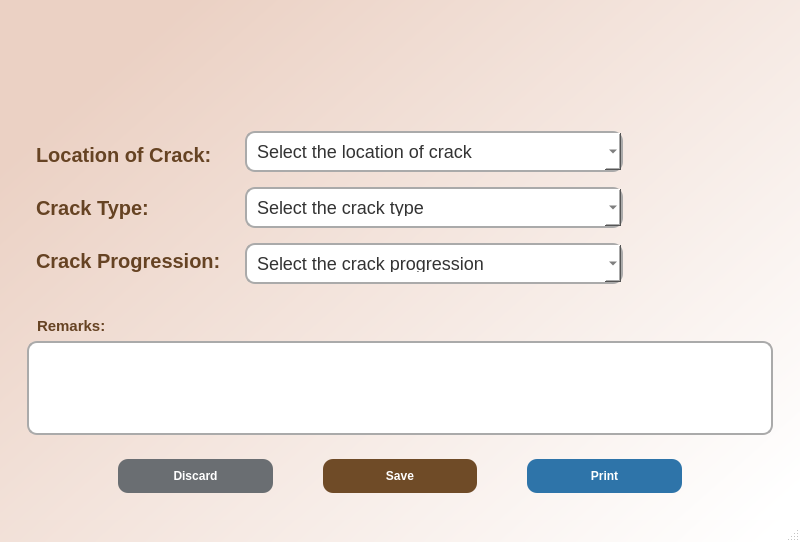
<?xml version="1.0" encoding="UTF-8"?>
<ui version="4.0">
 <class>MainWindow</class>
 <widget class="QMainWindow" name="MainWindow">
  <property name="geometry">
   <rect>
    <x>0</x>
    <y>0</y>
    <width>800</width>
    <height>542</height>
   </rect>
  </property>
  <property name="windowTitle">
   <string>MainWindow</string>
  </property>
  <property name="styleSheet">
   <string notr="true">#MainWindow{
background-color: qlineargradient(spread:pad, x1:0.045, y1:0.261, x2:0.988636, y2:0.955, stop:0 rgba(235, 209, 196, 255), stop:1 rgba(255, 255, 255, 255));
width: fit-content;
                                heigth: fit-content;
                                 block-size: fit-content;
} </string>
  </property>
  <widget class="QWidget" name="centralwidget">
   <property name="styleSheet">
    <string notr="true">#centralwidget{
background-color: qlineargradient(spread:pad, x1:0.045, y1:0.261, x2:0.988636, y2:0.955, stop:0 rgba(235, 209, 196, 255), stop:1 rgba(255, 255, 255, 255));
width: fit-content;
                                heigth: fit-content;
                                 block-size: fit-content;
} </string>
   </property>
   <layout class="QVBoxLayout" name="verticalLayout">
    <item>
     <widget class="QWidget" name="widget" native="true">
      <layout class="QVBoxLayout" name="verticalLayout_2">
       <item>
        <widget class="QWidget" name="widget_2" native="true">
         <property name="minimumSize">
          <size>
           <width>764</width>
           <height>89</height>
          </size>
         </property>
         <property name="maximumSize">
          <size>
           <width>764</width>
           <height>89</height>
          </size>
         </property>
         <property name="styleSheet">
          <string notr="true">#widget_2 {
border-image:url(:/images/Crackterize.png) 200 -350 190 100 stretch stretch;
}</string>
         </property>
         <layout class="QVBoxLayout" name="verticalLayout_3"/>
        </widget>
       </item>
       <item>
        <widget class="QWidget" name="widget_5" native="true">
         <property name="sizePolicy">
          <sizepolicy hsizetype="Preferred" vsizetype="Preferred">
           <horstretch>0</horstretch>
           <verstretch>0</verstretch>
          </sizepolicy>
         </property>
         <layout class="QHBoxLayout" name="horizontalLayout">
          <item>
           <widget class="QWidget" name="widget_7" native="true">
            <layout class="QVBoxLayout" name="verticalLayout_4">
             <item>
              <widget class="QLabel" name="loccrack">
               <property name="styleSheet">
                <string notr="true">#loccrack {
	font: 700 9pt &quot;Franklin Gothic Medium&quot;;
	font: 600 9pt &quot;Franklin Gothic Medium&quot;;
position: absolute;
width: 50px;
height: 50px;
left: 143px;
top: 236px;

font-family: 'Franklin Gothic Medium';
font-style: normal;
font-weight: 600;
font-size: 20px;
line-height: 42px;
text-align: center;

color: 
#664323;
}</string>
               </property>
               <property name="text">
                <string>Location of Crack:</string>
               </property>
              </widget>
             </item>
             <item>
              <widget class="QLabel" name="cracktype">
               <property name="styleSheet">
                <string notr="true">#cracktype {
	font: 700 9pt &quot;Segoe UI&quot;;
	font: 700 9pt &quot;Segoe UI&quot;;
	font: 600 9pt &quot;Segoe UI&quot;;
position: absolute;
width: 50px;
height: 50px;
left: 143px;
top: 236px;

font-family: 'Franklin Gothic Medium';
font-style: normal;
font-weight: 600;
font-size: 20px;
line-height: 42px;
text-align: center;

color: 
#664323;
}</string>
               </property>
               <property name="text">
                <string>Crack Type:</string>
               </property>
              </widget>
             </item>
             <item>
              <widget class="QLabel" name="crackprogression">
               <property name="styleSheet">
                <string notr="true">#crackprogression {
	font: 700 9pt &quot;Segoe UI&quot;;
	font: 700 9pt &quot;Segoe UI&quot;;
	font: 600 9pt &quot;Segoe UI&quot;;
position: absolute;
width: 50px;
height: 50px;
left: 143px;
top: 236px;

font-family: 'Franklin Gothic Medium';
font-style: normal;
font-weight: 600;
font-size: 20px;
line-height: 42px;
text-align: center;

color: 
#664323;
}</string>
               </property>
               <property name="text">
                <string>Crack Progression:</string>
               </property>
              </widget>
             </item>
            </layout>
           </widget>
          </item>
          <item>
           <widget class="QWidget" name="widget_8" native="true">
            <property name="sizePolicy">
             <sizepolicy hsizetype="Preferred" vsizetype="Preferred">
              <horstretch>20</horstretch>
              <verstretch>0</verstretch>
             </sizepolicy>
            </property>
            <layout class="QVBoxLayout" name="verticalLayout_5">
             <property name="spacing">
              <number>15</number>
             </property>
             <property name="rightMargin">
              <number>150</number>
             </property>
             <item>
              <widget class="QComboBox" name="loc_box">
               <property name="maximumSize">
                <size>
                 <width>396</width>
                 <height>41</height>
                </size>
               </property>
               <property name="autoFillBackground">
                <bool>false</bool>
               </property>
               <property name="styleSheet">
                <string notr="true">#loc_box {
        border-radius: 10px;
        font-size: 18px;
        font-family: Arial;
        color: #333;
        background-color: #fff;
        border: 2px solid #aaa;
        padding: 10px;
    }

                                      #loc_box::drop-down{
                                      image:url(images/arrowdown.png);
                                      width: 20px;
                                      height: 20px;
        padding: 8px;
                                      }
                                      #loc_box::drop-down::pressed{
                                      image:url(images/arrowup.png);
                                      width: 20px;
                                      height: 20px;
                                      text-align: center;
                                      }

                                      #loc_box QAbstractItemView {
                                      background-color: rgb(255, 255, 255);
                                      outline: none;
                                      text-align: center;}

                                      #loc_box QAbstractItemView::item {
                                      background-color: #F4EBE6;
                                      color: #4A3B28;
                                      text-align: center;
                                      min-height: 35px; min-width: 50px;
                                      border:0px;}

                                      #loc_box QListView{
                                      border: none;
                                      font-weight:bold;
                                      text-align: center;}

                                      #loc_box QListView::item{
                                      border:0px;
                                      border-radius: 15px;
                                      padding:8px; 
                                      margin:5px;}
                                      

                                      #loc_box QListView::item:selected { 
                                      color: white; 
                                      background-color: #4A3B28}</string>
               </property>
               <property name="placeholderText">
                <string>Select the location of crack</string>
               </property>
              </widget>
             </item>
             <item>
              <widget class="QComboBox" name="type_box">
               <property name="maximumSize">
                <size>
                 <width>396</width>
                 <height>41</height>
                </size>
               </property>
               <property name="styleSheet">
                <string notr="true">#type_box {
        border-radius: 10px;
        font-size: 18px;
        font-family: Arial;
        color: #333;
        background-color: #fff;
        border: 2px solid #aaa;
        padding: 10px;
    }

                                      #type_box::drop-down{
                                      image:url(images/arrowdown.png);
                                      width: 20px;
                                      height: 20px;
        padding: 8px;
                                      }
                                      #type_box::drop-down::pressed{
                                      image:url(images/arrowup.png);
                                      width: 20px;
                                      height: 20px;
                                      text-align: center;
                                      }

                                      #type_box QAbstractItemView {
                                      background-color: rgb(255, 255, 255);
                                      outline: none;
                                      text-align: center;}

                                      #type_box QAbstractItemView::item {
                                      background-color: #F4EBE6;
                                      color: #4A3B28;
                                      text-align: center;
                                      min-height: 35px; min-width: 50px;
                                      border:0px;}

                                      #type_box QListView{
                                      border: none;
                                      font-weight:bold;
                                      text-align: center;}

                                      #type_box QListView::item{
                                      border:0px;
                                      border-radius: 15px;
                                      padding:8px; 
                                      margin:5px;}
                                      

                                      #type_box QListView::item:selected { 
                                      color: white; 
                                      background-color: #4A3B28}</string>
               </property>
               <property name="placeholderText">
                <string>Select the crack type</string>
               </property>
              </widget>
             </item>
             <item>
              <widget class="QComboBox" name="progression_box">
               <property name="maximumSize">
                <size>
                 <width>396</width>
                 <height>41</height>
                </size>
               </property>
               <property name="styleSheet">
                <string notr="true">#progression_box {
        border-radius: 10px;
        font-size: 18px;
        font-family: Arial;
        color: #333;
        background-color: #fff;
        border: 2px solid #aaa;
        padding: 10px;
    }

                                      #progression_box::drop-down{
                                      image:url(images/arrowdown.png);
                                      width: 20px;
                                      height: 20px;
        padding: 8px;
                                      }
                                      #progression_box::drop-down::pressed{
                                      image:url(images/arrowup.png);
                                      width: 20px;
                                      height: 20px;
                                      text-align: center;
                                      }

                                      #progression_box QAbstractItemView {
                                      background-color: rgb(255, 255, 255);
                                      outline: none;
                                      text-align: center;}

                                      #progression_box QAbstractItemView::item {
                                      background-color: #F4EBE6;
                                      color: #4A3B28;
                                      text-align: center;
                                      min-height: 35px; min-width: 50px;
                                      border:0px;}

                                      #progression_box QListView{
                                      border: none;
                                      font-weight:bold;
                                      text-align: center;}

                                      #progression_box QListView::item{
                                      border:0px;
                                      border-radius: 15px;
                                      padding:8px; 
                                      margin:5px;}
                                      

                                      #progression_box QListView::item:selected { 
                                      color: white; 
                                      background-color: #4A3B28}</string>
               </property>
               <property name="placeholderText">
                <string>Select the crack progression</string>
               </property>
              </widget>
             </item>
            </layout>
           </widget>
          </item>
         </layout>
        </widget>
       </item>
       <item>
        <widget class="QWidget" name="widget_3" native="true">
         <property name="sizePolicy">
          <sizepolicy hsizetype="Preferred" vsizetype="Preferred">
           <horstretch>100</horstretch>
           <verstretch>10</verstretch>
          </sizepolicy>
         </property>
         <layout class="QVBoxLayout" name="verticalLayout_6">
          <item>
           <widget class="QLabel" name="remarks">
            <property name="styleSheet">
             <string notr="true">#remarks {
	font: 700 9pt &quot;Segoe UI&quot;;
	font: 700 9pt &quot;Segoe UI&quot;;
	font: 600 9pt &quot;Segoe UI&quot;;
position: absolute;
width: 50px;
height: 50px;
left: 143px;
top: 236px;

font-family: 'Franklin Gothic Medium';
font-style: normal;
font-weight: 600;
font-size: 15px;
line-height: 42px;
text-align: center;

color: 
#664323;
}</string>
            </property>
            <property name="text">
             <string>Remarks:</string>
            </property>
            <property name="indent">
             <number>10</number>
            </property>
           </widget>
          </item>
          <item>
           <widget class="QTextEdit" name="notes">
            <property name="styleSheet">
             <string notr="true">#notes {
        border-radius: 10px;
        font-size: 18px;
        font-family: Arial;
        color: #333;
        background-color: #fff;
        border: 2px solid #aaa;
        padding: 10px;
    }</string>
            </property>
           </widget>
          </item>
         </layout>
        </widget>
       </item>
       <item>
        <widget class="QWidget" name="widget_6" native="true">
         <layout class="QHBoxLayout" name="horizontalLayout_2" stretch="0,0,0">
          <property name="spacing">
           <number>50</number>
          </property>
          <property name="leftMargin">
           <number>100</number>
          </property>
          <property name="rightMargin">
           <number>100</number>
          </property>
          <item>
           <widget class="QPushButton" name="discard">
            <property name="styleSheet">
             <string notr="true">#discard{
 background-color: #6A6E72;
            color: white;
font: bold;
            border-radius: 10px;
            padding: 10px 20px;
}</string>
            </property>
            <property name="text">
             <string>Discard</string>
            </property>
           </widget>
          </item>
          <item>
           <widget class="QPushButton" name="save1">
            <property name="styleSheet">
             <string notr="true">#save1{
 background-color: #6F4B27;
            color: white;
font: bold;
            border-radius: 10px;
            padding: 10px 20px;
}</string>
            </property>
            <property name="text">
             <string>Save</string>
            </property>
           </widget>
          </item>
          <item>
           <widget class="QPushButton" name="print1">
            <property name="styleSheet">
             <string notr="true">#print1{
 background-color: #2E74A9;
            color: white;
font: bold;
            border-radius: 10px;
            padding: 10px 20px;
}</string>
            </property>
            <property name="text">
             <string>Print</string>
            </property>
            <property name="icon">
             <iconset resource="../images/images.qrc">
              <normaloff>:/images/print_icon.png</normaloff>:/images/print_icon.png</iconset>
            </property>
           </widget>
          </item>
         </layout>
        </widget>
       </item>
      </layout>
     </widget>
    </item>
   </layout>
  </widget>
  <widget class="QStatusBar" name="statusbar"/>
 </widget>
 <resources>
  <include location="../images/images.qrc"/>
 </resources>
 <connections/>
</ui>
